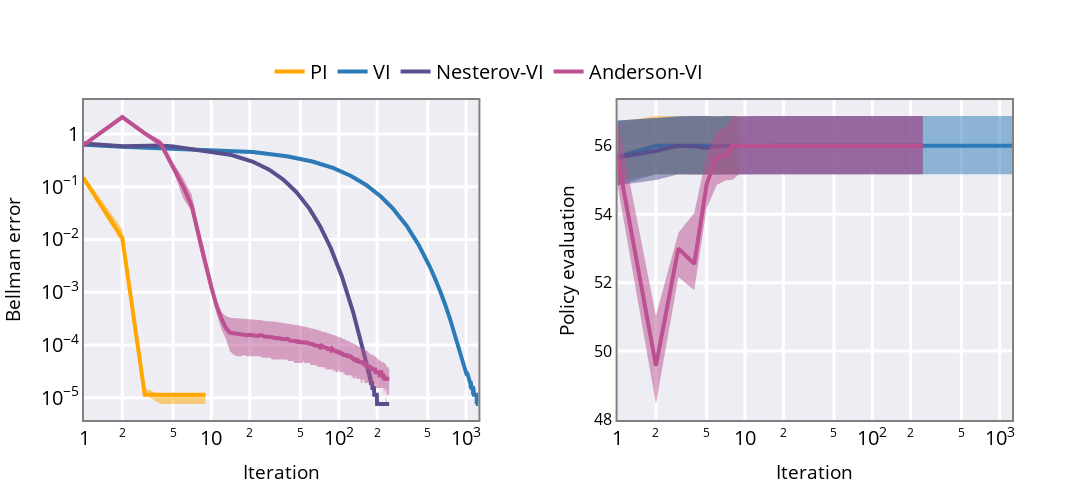

The code cell stored with this chart in its notebook:
### Markdown cell above
- - -

<h2 style="text-align: center;">
Make Figure
</h2>

- - -

### Code cell
import plotly.graph_objects as go
from plotly.subplots import make_subplots
from plot_util import make_data_table, add_figure_data


data = make_data_table(results, percentile=25)
error_info = {
    "bellman_error": {
        "column": 1,
        "y_axes_layout": {
            "type": "log",
            "exponentformat": "power",
            "dtick": 1,
        },
    }, "policy_evaluation": {
        "column": 2,
        "y_axes_layout": {
            "type": "linear",
        },
    }
}

fig = make_subplots(rows=1,
                    cols=len(error_info),
                    horizontal_spacing=0.15,
                    vertical_spacing=0.12,
                    shared_yaxes=False)

algorithm_colors = {
    "VI": "#2c7bb6",
    "PI": "#ffa600",
    "Nesterov-VI": "#58508d",
    "Anderson-VI": "#bc5090",
    "R1-VI": "#ff6361",
    "AA-I-S-m": "#9CA986",
}

algorithm_legend_use = {name: False for name in algorithm_colors.keys()}

for item in data:
    if item["metric"] in error_info.keys():
        add_figure_data(item,
                        algorithm_colors[item["algo"]],
                        fig,
                        row=1,
                        col=error_info[item["metric"]]["column"])
        fig.data[-1]["showlegend"] = not algorithm_legend_use[item["algo"]]
        algorithm_legend_use[item["algo"]] = True
        fig.data[-1]["line"]["width"] = 4
        fig.update_yaxes(title=item["metric"].replace("_", " ").capitalize(),
                         row=1,
                         col=error_info[item["metric"]]["column"],
                         **error_info[item["metric"]]["y_axes_layout"])

fig.update_layout(template="plotly")
fig.update_yaxes(
    showline=True,
    linecolor="gray",
    linewidth=2,
    mirror=True,
    gridcolor="white",
    gridwidth=3,
)
fig.update_xaxes(type="log",
                 exponentformat="power",
                 showline=True,
                 linecolor="gray",
                 linewidth=2,
                 mirror=True,
                 title="Iteration",
                 gridcolor="white",
                 gridwidth=3)
fig.update_layout(font=dict(size=15,))
fig.update_layout(
    legend={
        "x": 0.2,
        "y": 1.15,
        "font": {"size": 20},
        "orientation": "h",
        "visible": True
    },
    font=dict(size=16, color="black"),
    plot_bgcolor="#EDEDF3",
    width=550 * len(error_info),
    height=500
)

### Figure 1 — Plotly figure (JSON) as saved in the notebook; plotly's stock layout.template omitted (floating-point values rounded to 4 significant figures; data arrays with more than 128 entries replaced by an {"elided": "..."} marker saying what was removed)
{"data": [{"legendgroup": "PI", "line": {"color": "#ffa600", "width": 0}, "mode": "lines", "opacity": 0.75, "showlegend": false, "type": "scatter", "visible": true, "x": [0, 1, 2, 3, 4, 5, 6, 7, 8, 9], "xaxis": "x2", "y": [49.16, 54.97, 55.17, 55.17, 55.17, 55.17, 55.17, 55.17, 55.17, 55.17], "yaxis": "y2"}, {"fill": "tonexty", "legendgroup": "PI", "line": {"color": "#ffa600", "width": 0}, "mode": "lines", "opacity": 0.75, "showlegend": false, "type": "scatter", "visible": true, "x": [0, 1, 2, 3, 4, 5, 6, 7, 8, 9], "xaxis": "x2", "y": [50.73, 56.69, 56.87, 56.87, 56.87, 56.87, 56.87, 56.87, 56.87, 56.87], "yaxis": "y2"}, {"legendgroup": "PI", "line": {"color": "#ffa600", "width": 4}, "marker": {"color": "#ffa600"}, "mode": "lines", "name": "PI", "showlegend": true, "type": "scatter", "visible": true, "x": [0, 1, 2, 3, 4, 5, 6, 7, 8, 9], "xaxis": "x2", "y": [49.95, 55.7, 56.0, 56.0, 56.0, 56.0, 56.0, 56.0, 56.0, 56.0], "yaxis": "y2"}, {"legendgroup": "PI", "line": {"color": "#ffa600", "width": 0}, "mode": "lines", "opacity": 0.75, "showlegend": false, "type": "scatter", "visible": true, "x": [0, 1, 2, 3, 4, 5, 6, 7, 8, 9], "xaxis": "x", "y": [0.7254, 0.1215, 0.008507, 1.144e-05, 7.629e-06, 7.629e-06, 7.629e-06, 7.629e-06, 7.629e-06, 7.629e-06], "yaxis": "y"}, {"fill": "tonexty", "legendgroup": "PI", "line": {"color": "#ffa600", "width": 0}, "mode": "lines", "opacity": 0.75, "showlegend": false, "type": "scatter", "visible": true, "x": [0, 1, 2, 3, 4, 5, 6, 7, 8, 9], "xaxis": "x", "y": [0.7791, 0.1607, 0.01567, 1.526e-05, 1.144e-05, 1.144e-05, 1.144e-05, 1.144e-05, 1.144e-05, 1.144e-05], "yaxis": "y"}, {"legendgroup": "PI", "line": {"color": "#ffa600", "width": 4}, "marker": {"color": "#ffa600"}, "mode": "lines", "name": "PI", "showlegend": false, "type": "scatter", "visible": true, "x": [0, 1, 2, 3, 4, 5, 6, 7, 8, 9], "xaxis": "x", "y": [0.7484, 0.1407, 0.01059, 1.144e-05, 1.144e-05, 1.144e-05, 1.144e-05, 1.144e-05, 1.144e-05, 1.144e-05], "yaxis": "y"}, {"legendgroup": "VI", "line": {"color": "#2c7bb6", "width": 0}, "mode": "lines", "opacity": 0.75, "showlegend": false, "type": "scatter", "visible": true, "x": {"elided": "1250 int values"}, "xaxis": "x2", "y": {"elided": "1250 float values"}, "yaxis": "y2"}, {"fill": "tonexty", "legendgroup": "VI", "line": {"color": "#2c7bb6", "width": 0}, "mode": "lines", "opacity": 0.75, "showlegend": false, "type": "scatter", "visible": true, "x": {"elided": "1250 int values"}, "xaxis": "x2", "y": {"elided": "1250 float values"}, "yaxis": "y2"}, {"legendgroup": "VI", "line": {"color": "#2c7bb6", "width": 4}, "marker": {"color": "#2c7bb6"}, "mode": "lines", "name": "VI", "showlegend": true, "type": "scatter", "visible": true, "x": {"elided": "1250 int values"}, "xaxis": "x2", "y": {"elided": "1250 float values"}, "yaxis": "y2"}, {"legendgroup": "VI", "line": {"color": "#2c7bb6", "width": 0}, "mode": "lines", "opacity": 0.75, "showlegend": false, "type": "scatter", "visible": true, "x": {"elided": "1250 int values"}, "xaxis": "x", "y": {"elided": "1250 float values"}, "yaxis": "y"}, {"fill": "tonexty", "legendgroup": "VI", "line": {"color": "#2c7bb6", "width": 0}, "mode": "lines", "opacity": 0.75, "showlegend": false, "type": "scatter", "visible": true, "x": {"elided": "1250 int values"}, "xaxis": "x", "y": {"elided": "1250 float values"}, "yaxis": "y"}, {"legendgroup": "VI", "line": {"color": "#2c7bb6", "width": 4}, "marker": {"color": "#2c7bb6"}, "mode": "lines", "name": "VI", "showlegend": false, "type": "scatter", "visible": true, "x": {"elided": "1250 int values"}, "xaxis": "x", "y": {"elided": "1250 float values"}, "yaxis": "y"}, {"legendgroup": "Nesterov-VI", "line": {"color": "#58508d", "width": 0}, "mode": "lines", "opacity": 0.75, "showlegend": false, "type": "scatter", "visible": true, "x": {"elided": "250 int values"}, "xaxis": "x2", "y": {"elided": "250 float values"}, "yaxis": "y2"}, {"fill": "tonexty", "legendgroup": "Nesterov-VI", "line": {"color": "#58508d", "width": 0}, "mode": "lines", "opacity": 0.75, "showlegend": false, "type": "scatter", "visible": true, "x": {"elided": "250 int values"}, "xaxis": "x2", "y": {"elided": "250 float values"}, "yaxis": "y2"}, {"legendgroup": "Nesterov-VI", "line": {"color": "#58508d", "width": 4}, "marker": {"color": "#58508d"}, "mode": "lines", "name": "Nesterov-VI", "showlegend": true, "type": "scatter", "visible": true, "x": {"elided": "250 int values"}, "xaxis": "x2", "y": {"elided": "250 float values"}, "yaxis": "y2"}, {"legendgroup": "Nesterov-VI", "line": {"color": "#58508d", "width": 0}, "mode": "lines", "opacity": 0.75, "showlegend": false, "type": "scatter", "visible": true, "x": {"elided": "250 int values"}, "xaxis": "x", "y": {"elided": "250 float values"}, "yaxis": "y"}, {"fill": "tonexty", "legendgroup": "Nesterov-VI", "line": {"color": "#58508d", "width": 0}, "mode": "lines", "opacity": 0.75, "showlegend": false, "type": "scatter", "visible": true, "x": {"elided": "250 int values"}, "xaxis": "x", "y": {"elided": "250 float values"}, "yaxis": "y"}, {"legendgroup": "Nesterov-VI", "line": {"color": "#58508d", "width": 4}, "marker": {"color": "#58508d"}, "mode": "lines", "name": "Nesterov-VI", "showlegend": false, "type": "scatter", "visible": true, "x": {"elided": "250 int values"}, "xaxis": "x", "y": {"elided": "250 float values"}, "yaxis": "y"}, {"legendgroup": "Anderson-VI", "line": {"color": "#bc5090", "width": 0}, "mode": "lines", "opacity": 0.75, "showlegend": false, "type": "scatter", "visible": true, "x": {"elided": "250 int values"}, "xaxis": "x2", "y": {"elided": "250 float values"}, "yaxis": "y2"}, {"fill": "tonexty", "legendgroup": "Anderson-VI", "line": {"color": "#bc5090", "width": 0}, "mode": "lines", "opacity": 0.75, "showlegend": false, "type": "scatter", "visible": true, "x": {"elided": "250 int values"}, "xaxis": "x2", "y": {"elided": "250 float values"}, "yaxis": "y2"}, {"legendgroup": "Anderson-VI", "line": {"color": "#bc5090", "width": 4}, "marker": {"color": "#bc5090"}, "mode": "lines", "name": "Anderson-VI", "showlegend": true, "type": "scatter", "visible": true, "x": {"elided": "250 int values"}, "xaxis": "x2", "y": {"elided": "250 float values"}, "yaxis": "y2"}, {"legendgroup": "Anderson-VI", "line": {"color": "#bc5090", "width": 0}, "mode": "lines", "opacity": 0.75, "showlegend": false, "type": "scatter", "visible": true, "x": {"elided": "250 int values"}, "xaxis": "x", "y": {"elided": "250 float values"}, "yaxis": "y"}, {"fill": "tonexty", "legendgroup": "Anderson-VI", "line": {"color": "#bc5090", "width": 0}, "mode": "lines", "opacity": 0.75, "showlegend": false, "type": "scatter", "visible": true, "x": {"elided": "250 int values"}, "xaxis": "x", "y": {"elided": "250 float values"}, "yaxis": "y"}, {"legendgroup": "Anderson-VI", "line": {"color": "#bc5090", "width": 4}, "marker": {"color": "#bc5090"}, "mode": "lines", "name": "Anderson-VI", "showlegend": false, "type": "scatter", "visible": true, "x": {"elided": "250 int values"}, "xaxis": "x", "y": {"elided": "250 float values"}, "yaxis": "y"}], "layout": {"font": {"color": "black", "size": 16}, "height": 500, "legend": {"font": {"size": 20}, "orientation": "h", "visible": true, "x": 0.2, "y": 1.15}, "plot_bgcolor": "#EDEDF3", "width": 1100, "xaxis": {"anchor": "y", "domain": [0, 0.425], "exponentformat": "power", "gridcolor": "white", "gridwidth": 3, "linecolor": "gray", "linewidth": 2, "mirror": true, "showline": true, "title": {"text": "Iteration"}, "type": "log"}, "xaxis2": {"anchor": "y2", "domain": [0.575, 1], "exponentformat": "power", "gridcolor": "white", "gridwidth": 3, "linecolor": "gray", "linewidth": 2, "mirror": true, "showline": true, "title": {"text": "Iteration"}, "type": "log"}, "yaxis": {"anchor": "x", "domain": [0, 1], "dtick": 1, "exponentformat": "power", "gridcolor": "white", "gridwidth": 3, "linecolor": "gray", "linewidth": 2, "mirror": true, "showline": true, "title": {"text": "Bellman error"}, "type": "log"}, "yaxis2": {"anchor": "x2", "domain": [0, 1], "gridcolor": "white", "gridwidth": 3, "linecolor": "gray", "linewidth": 2, "mirror": true, "showline": true, "title": {"text": "Policy evaluation"}, "type": "linear"}}}
